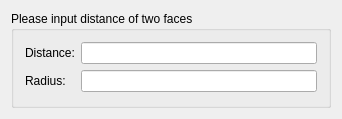
<?xml version="1.0" encoding="UTF-8"?>
<ui version="4.0">
 <class>PartGui::DlgPartImportIges</class>
 <widget class="QDialog" name="PartGui::DlgPartImportIges">
  <property name="geometry">
   <rect>
    <x>0</x>
    <y>0</y>
    <width>342</width>
    <height>119</height>
   </rect>
  </property>
  <property name="windowTitle">
   <string>IGES input file</string>
  </property>
  <layout class="QGridLayout" name="gridLayout_2">
   <item row="0" column="0">
    <widget class="QGroupBox" name="GroupBox5">
     <property name="title">
      <string>Please input distance of two faces</string>
     </property>
     <layout class="QGridLayout" name="gridLayout">
      <property name="leftMargin">
       <number>11</number>
      </property>
      <property name="topMargin">
       <number>11</number>
      </property>
      <property name="rightMargin">
       <number>11</number>
      </property>
      <property name="bottomMargin">
       <number>11</number>
      </property>
      <item row="0" column="1">
       <widget class="QLineEdit" name="DistanceOfFaces">
        <property name="text">
         <string/>
        </property>
       </widget>
      </item>
      <item row="1" column="1">
       <widget class="QLineEdit" name="RadiusOfTarget"/>
      </item>
      <item row="0" column="0">
       <widget class="QLabel" name="DistanceLabel">
        <property name="text">
         <string>Distance:</string>
        </property>
       </widget>
      </item>
      <item row="1" column="0">
       <widget class="QLabel" name="RadiusLabel">
        <property name="text">
         <string>Radius:</string>
        </property>
       </widget>
      </item>
     </layout>
    </widget>
   </item>
  </layout>
 </widget>
 <layoutdefault spacing="6" margin="11"/>
 <tabstops>
  <tabstop>DistanceOfFaces</tabstop>
 </tabstops>
 <resources/>
 <connections/>
</ui>
